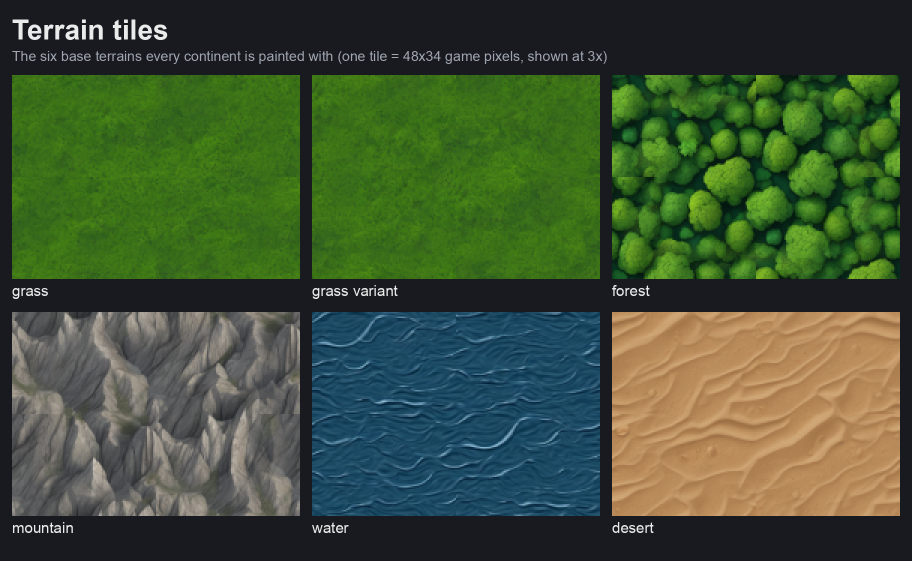
#> input picture presentation-assets/02-terrain-tiles.png, 1824 x 1122 px, given in place of opening.png, which was not available (shown at 1/2 size)
$ python final.py
#> lines starting #> are read from the running program, lines starting #| are printed output that depends on the picture
import shutil, os
from PIL import Image, ImageDraw, ImageFont
OUT='/Users/damijancavar/development/kings-bounty/presentation-assets'
shutil.rmtree(OUT, ignore_errors=True); os.makedirs(OUT+'/extras')
F=lambda s,b=True: ImageFont.truetype('/System/Library/Fonts/Supplemental/Arial%s.ttf'%(' Bold' if b else ''), s)
BG=(24,26,32)
pick={
 '01-world-map.png':'raw8/dbg-worldmap-revealed.png',
 '01b-overworld-start.png':'raw8/opening.png',
 '04-movement-before.png':'raw8/walk1-031.png',
 '04-movement.png':'raw8/walk1-033.png',
 '05-exploration.png':'raw8/chest-choice.png',
 '05b-exploration-signpost.png':'raw8/walk1-027.png',
 '05c-exploration-town-contract.png':'raw8/town-contract.png',
 '05d-exploration-castle-siege-prompt.png':'raw8/siege-prompt.png',
 '06-combat.png':'raw8/siege-r03.png',
 '06b-combat-later-stage.png':'raw8/siege-r08.png',
 '06c-combat-field-battle-obstacle.png':'raw8/fight1-start.png',
 '06d-combat-victory.png':'raw8/fight1-r07-Left.png',
 '06e-combat-defeat.png':'raw8/siege-end.png',
 '07-recruitment.png':'raw8/recruit-howmany.png',
 '07b-recruitment-after-purchase.png':'raw8/recruit-done.png',
 '07c-town-services-prices.png':'raw8/town-menu.png',
 '07d-army-overview.png':'raw8/army.png',
 '08-interface.png':'raw8/hero-view.png',
 '08b-interface-contract.png':'raw8/contract-view.png',
 '08c-interface-town-news.png':'raw8/town-news.png',
 '08d-interface-puzzle-map.png':'raw8/puzzle.png',
 '08e-interface-controls.png':'raw8/options.png',
 '09-gameplay.png':'raw8/walk1-023.png',
 '09b-gameplay.png':'raw8/walk2-010.png',
 'extras/title-screen.png':'raw8/title.png',
 'extras/logo-screen.png':'raw8/logo.png',
 'extras/credits.png':'raw8/credits.png',
 'extras/class-select.png':'raw8/class-select.png',
 'extras/difficulty-select.png':'raw8/difficulty.png',
 'extras/royal-hall.png':'raw8/royal-hall.png',
 'extras/siege-engines-bought.png':'raw8/town-siege-bought.png',
}
for k,v in pick.items(): shutil.copy(v, f'{OUT}/{k}')
for f in os.listdir('sheets'): shutil.copy('sheets/'+f, f'{OUT}/{f}')
shutil.copy('11-gameplay-demo.mp4', OUT)
# 10 evolution: four stages of the same opening scene
stages=[('old-724fec2/opening.png','1. Placeholder pixel art','22 Oct 2026 (git 724fec2)'),
        ('old-792f885/opening.png','2. Painted terrain, objects and hero','23 Oct 2026 (git 792f885)'),
        ('old-b8b9c70/opening.png','3. Continents re-shaped: mountain walls, shores','24 Oct 2026 (git b8b9c70)'),
        ('raw8/opening.png','4. Today: painted frame, sidebar and icons','current build')]
W,H,head,lab=1280,800,150,90
S=Image.new('RGB',(2*W+72,head+2*(H+lab)+24),BG); d=ImageDraw.Draw(S)
#> after `S = Image.new('RGB', (2 * W + 72, head + 2 * (H + lab) + 24), BG)`:
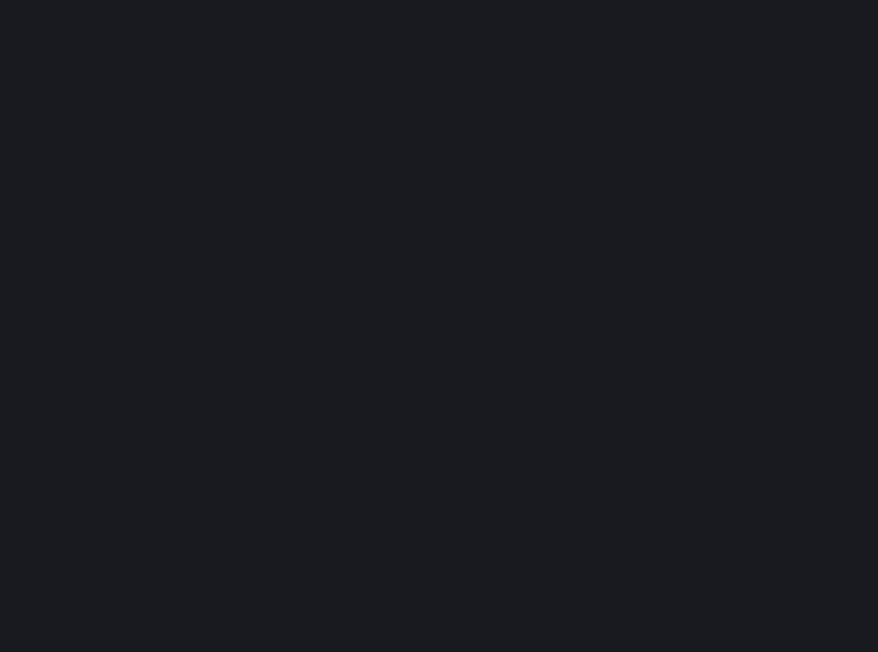
#> S: PIL image 2632x1954 RGB (shown at 1/3 size); mean R, G, B 24, 26, 32
d.text((24,28),'Polish: one scene, four art passes',font=F(56),fill=(235,235,235))
d.text((24,96),'The same starting position (King\'s castle, chest, lake) rendered by the game from each version of the art in git history',font=F(28,False),fill=(160,165,175))
for i,(p,t,s) in enumerate(stages):
    im=Image.open(p).convert('RGB').resize((W,H),Image.BOX)
    x=24+(i%2)*(W+24); y=head+(i//2)*(H+lab)
    S.paste(im,(x,y)); d.text((x,y+H+10),t,font=F(34),fill=(232,190,80)); d.text((x,y+H+52),s,font=F(26,False),fill=(160,165,175))
#> after `S.paste(im, (x, y))`:
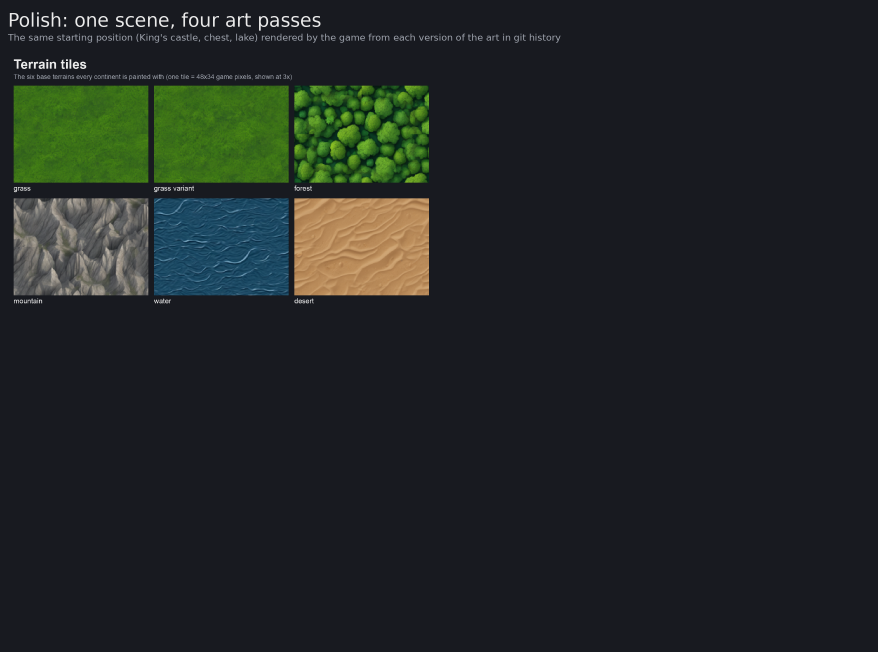
#> S: PIL image 2632x1954 RGB (shown at 1/3 size); mean R, G, B 32.7, 37.9, 36.9
#> pass 2 of the loop `for i,(p,t,s) in enumerate(stages):`:
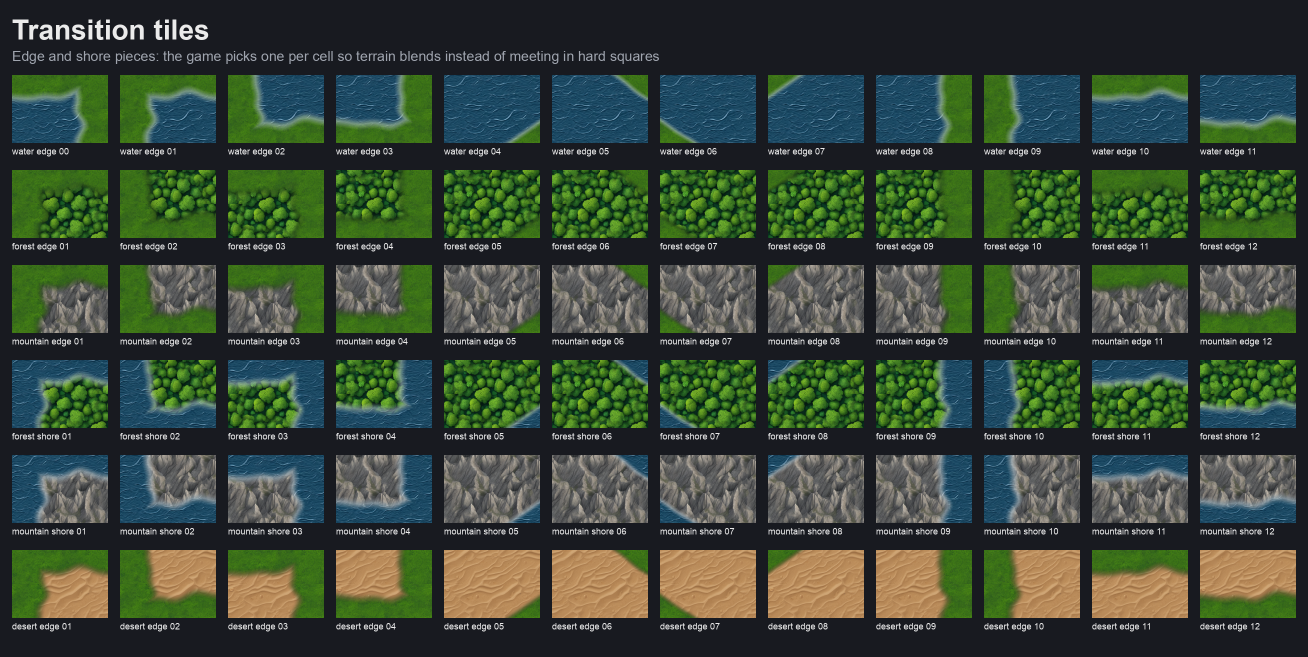
#> input picture presentation-assets/02c-transition-tiles.png, 2616 x 1314 px, given in place of opening.png, which was not available (shown at 1/2 size)
#> `im=Image.open(p).convert('RGB').resize((W,H),Image.BOX)`:
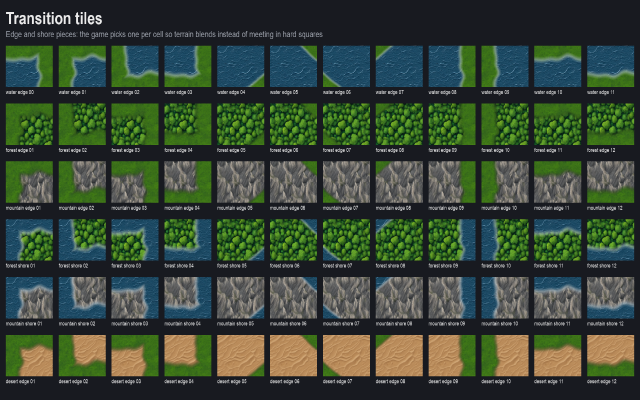
#> im: PIL image 1280x800 RGB (shown at 1/2 size); mean R, G, B 56.5, 71.4, 55.6
#> `S.paste(im, (x, y))`:
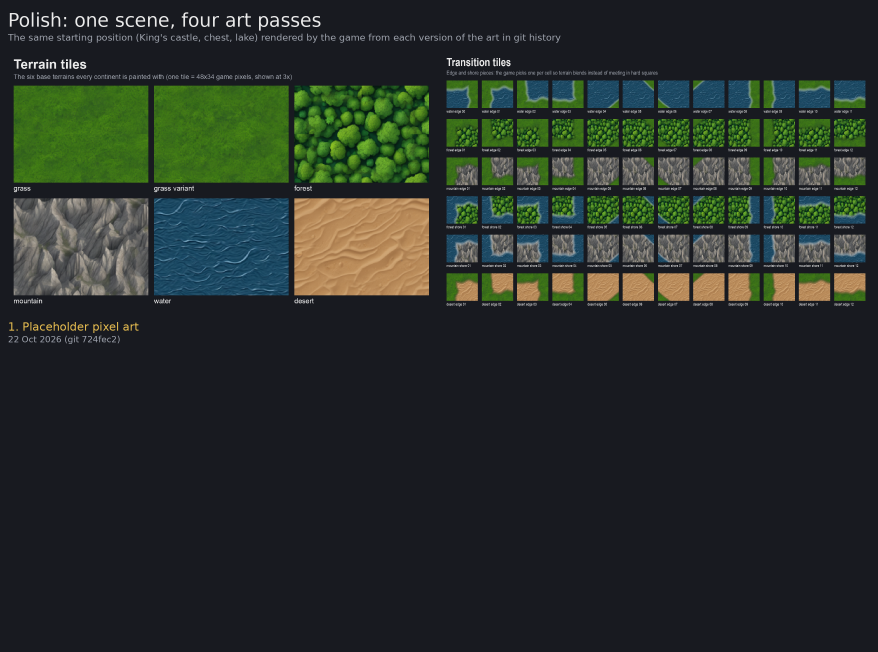
#> S: PIL image 2632x1954 RGB (shown at 1/3 size); mean R, G, B 39.3, 47.1, 41.7
#> (the run stopped early here; a loop or call above may not have finished)
